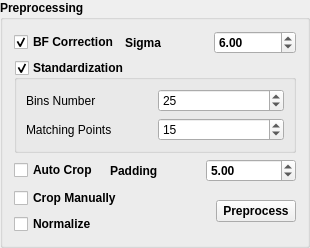
         <widget class="QGroupBox" name="groupBox_Preprocessing">
          <property name="enabled">
           <bool>true</bool>
          </property>
          <property name="sizePolicy">
           <sizepolicy hsizetype="Preferred" vsizetype="Preferred">
            <horstretch>1</horstretch>
            <verstretch>1</verstretch>
           </sizepolicy>
          </property>
          <property name="minimumSize">
           <size>
            <width>160</width>
            <height>230</height>
           </size>
          </property>
          <property name="font">
           <font>
            <weight>75</weight>
            <bold>true</bold>
           </font>
          </property>
          <property name="title">
           <string>Preprocessing</string>
          </property>
          <layout class="QGridLayout" name="gridLayout_34">
           <item row="2" column="0" colspan="3">
            <layout class="QGridLayout" name="gridLayout_36">
             <item row="0" column="0">
              <widget class="QCheckBox" name="checkBox_CropAutomatically">
               <property name="minimumSize">
                <size>
                 <width>90</width>
                 <height>0</height>
                </size>
               </property>
               <property name="font">
                <font>
                 <weight>75</weight>
                 <bold>true</bold>
                </font>
               </property>
               <property name="toolTip">
                <string>Crop Automatically by leaving a prespecified distance around the prostate in mm</string>
               </property>
               <property name="text">
                <string>Auto Crop</string>
               </property>
              </widget>
             </item>
             <item row="0" column="1">
              <widget class="QLabel" name="label_Padding">
               <property name="toolTip">
                <string>Crop Automatically by leaving a prespecified distance around the prostate in mm</string>
               </property>
               <property name="text">
                <string>Padding</string>
               </property>
              </widget>
             </item>
             <item row="0" column="2">
              <widget class="QDoubleSpinBox" name="doubleSpinBox_Padding">
               <property name="toolTip">
                <string>Crop Automatically by leaving a prespecified distance around the prostate in mm</string>
               </property>
               <property name="value">
                <double>5.000000000000000</double>
               </property>
              </widget>
             </item>
            </layout>
           </item>
           <item row="0" column="0" colspan="3">
            <layout class="QGridLayout" name="gridLayout_35">
             <item row="0" column="0">
              <widget class="QCheckBox" name="checkBox_BiasFieldCorrection">
               <property name="minimumSize">
                <size>
                 <width>10</width>
                 <height>0</height>
                </size>
               </property>
               <property name="font">
                <font>
                 <weight>75</weight>
                 <bold>true</bold>
                 <kerning>true</kerning>
                </font>
               </property>
               <property name="toolTip">
                <string>Corrects for Bias Field</string>
               </property>
               <property name="text">
                <string>BF Correction</string>
               </property>
               <property name="checked">
                <bool>true</bool>
               </property>
              </widget>
             </item>
             <item row="0" column="1">
              <widget class="QLabel" name="label_BiasSigma">
               <property name="toolTip">
                <string>Corrects for Bias Field</string>
               </property>
               <property name="text">
                <string>Sigma</string>
               </property>
              </widget>
             </item>
             <item row="0" column="2">
              <widget class="QDoubleSpinBox" name="doubleSpinBox_BiasSigma">
               <property name="toolTip">
                <string>Corrects for Bias Field</string>
               </property>
               <property name="value">
                <double>6.000000000000000</double>
               </property>
              </widget>
             </item>
            </layout>
           </item>
           <item row="4" column="1">
            <spacer name="horizontalSpacer_2">
             <property name="orientation">
              <enum>Qt::Horizontal</enum>
             </property>
             <property name="sizeHint" stdset="0">
              <size>
               <width>12</width>
               <height>13</height>
              </size>
             </property>
            </spacer>
           </item>
           <item row="3" column="1">
            <spacer name="horizontalSpacer">
             <property name="orientation">
              <enum>Qt::Horizontal</enum>
             </property>
             <property name="sizeHint" stdset="0">
              <size>
               <width>82</width>
               <height>13</height>
              </size>
             </property>
            </spacer>
           </item>
           <item row="4" column="0">
            <widget class="QCheckBox" name="checkBox_Normalize">
             <property name="minimumSize">
              <size>
               <width>80</width>
               <height>0</height>
              </size>
             </property>
             <property name="font">
              <font>
               <weight>75</weight>
               <bold>true</bold>
              </font>
             </property>
             <property name="text">
              <string>Normalize</string>
             </property>
            </widget>
           </item>
           <item row="3" column="0">
            <widget class="QCheckBox" name="checkBox_CropManually">
             <property name="font">
              <font>
               <weight>75</weight>
               <bold>true</bold>
              </font>
             </property>
             <property name="text">
              <string>Crop Manually</string>
             </property>
            </widget>
           </item>
           <item row="1" column="0" colspan="3">
            <widget class="QGroupBox" name="checkBox_ApplyStandardization">
             <property name="font">
              <font>
               <weight>75</weight>
               <bold>true</bold>
              </font>
             </property>
             <property name="title">
              <string>Standardization</string>
             </property>
             <property name="checkable">
              <bool>true</bool>
             </property>
             <layout class="QGridLayout" name="gridLayout_23">
              <item row="0" column="0">
               <widget class="QLabel" name="label_NumberOfBins">
                <property name="font">
                 <font>
                  <weight>50</weight>
                  <bold>false</bold>
                 </font>
                </property>
                <property name="text">
                 <string>Bins Number</string>
                </property>
               </widget>
              </item>
              <item row="0" column="1">
               <widget class="QSpinBox" name="spinBox_RefHistogramBinsNum">
                <property name="font">
                 <font>
                  <weight>50</weight>
                  <bold>false</bold>
                 </font>
                </property>
                <property name="minimum">
                 <number>10</number>
                </property>
                <property name="maximum">
                 <number>250</number>
                </property>
                <property name="value">
                 <number>25</number>
                </property>
               </widget>
              </item>
              <item row="1" column="0">
               <widget class="QLabel" name="label_MatchingPoints">
                <property name="font">
                 <font>
                  <weight>50</weight>
                  <bold>false</bold>
                 </font>
                </property>
                <property name="text">
                 <string>Matching Points</string>
                </property>
               </widget>
              </item>
              <item row="1" column="1">
               <widget class="QSpinBox" name="spinBox_RefHistogramMatchingPointsNum">
                <property name="font">
                 <font>
                  <weight>50</weight>
                  <bold>false</bold>
                 </font>
                </property>
                <property name="minimum">
                 <number>5</number>
                </property>
                <property name="maximum">
                 <number>125</number>
                </property>
                <property name="value">
                 <number>15</number>
                </property>
               </widget>
              </item>
             </layout>
            </widget>
           </item>
           <item row="3" column="2" rowspan="2">
            <widget class="QPushButton" name="pushButton_Preprocess">
             <property name="minimumSize">
              <size>
               <width>70</width>
               <height>0</height>
              </size>
             </property>
             <property name="text">
              <string>Preprocess</string>
             </property>
            </widget>
           </item>
          </layout>
         </widget>
